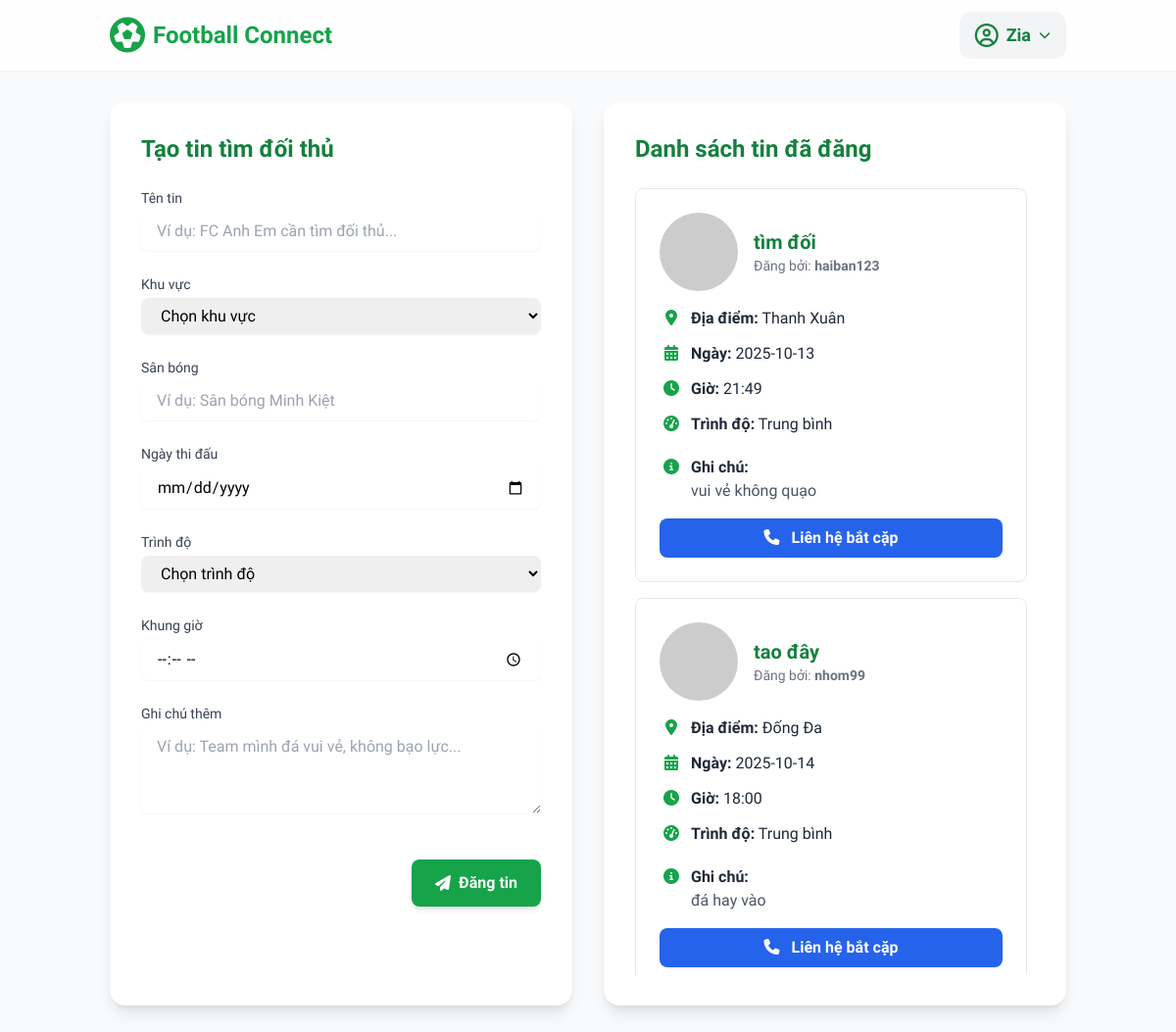
Screenshot of /find_opponent (signed in) with the database file from the repository.
### app.py (models this page shows, shortened)
class User(UserMixin, db.Model):
    id = db.Column(db.Integer, primary_key=True)
    username = db.Column(db.String(100), unique=True, nullable=False)
    password = db.Column(db.String(100), nullable=False)
    email = db.Column(db.String(120), unique=True, nullable=False)
    phone = db.Column(db.String(20))
    posts = db.relationship('Post', backref='author', lazy=True)

class Post(db.Model):
    id = db.Column(db.Integer, primary_key=True)
    title = db.Column(db.String(200), nullable=False)
    location = db.Column(db.String(200), nullable=False)
    match_date = db.Column(db.String(50), nullable=False)
    skill_level = db.Column(db.String(50), nullable=False)
    time_frame = db.Column(db.String(50), nullable=False)
    notes = db.Column(db.Text, nullable=True)
    user_id = db.Column(db.Integer, db.ForeignKey('user.id'), nullable=False)
    username = db.Column(db.String(100), nullable=False)

### app.py (the view, shortened to what this page needs)
@app.route('/find_opponent', methods=['GET', 'POST'])
@login_required
def find_opponent():
    posts = Post.query.order_by(Post.id.desc()).all()
    return render_template('find_opponent.html', posts=posts)

### app.py (called while the page is built)
@login_manager.user_loader
def load_user(user_id):
    return User.query.get(int(user_id))

### templates/find_opponent.html (shortened to what this page needs)
<!DOCTYPE html>
<html lang="vi">
<head>
    <script src="https://cdn.tailwindcss.com"></script>
    <link rel="stylesheet" href="https://cdnjs.cloudflare.com/ajax/libs/font-awesome/6.4.2/css/all.min.css">
</head>
<body class="bg-gray-50">
    <nav class="bg-white/80 backdrop-blur-md shadow-sm sticky top-0 z-50">
        <div class="container mx-auto px-6 py-3 flex justify-between items-center">
            <a href="{{ url_for('home') }}" class="flex items-center font-bold text-2xl text-green-600">
                <i class="fa-solid fa-futbol text-green-600 text-4xl mr-2"></i>
                <span>Football Connect</span>
            </a>
            <div class="flex items-center space-x-3">
                {% if current_user.is_authenticated %}
                <div class="relative">
                    <button id="user-menu-button" class="flex items-center bg-gray-100 rounded-xl px-4 py-2 space-x-2 text-left hover:bg-gray-200 focus:outline-none transition">
                        <i class="fa-regular fa-user-circle text-green-700 text-2xl"></i>
                        <span class="font-bold text-green-700 text-lg">{{ current_user.username }}</span>
                        <i class="fa-solid fa-chevron-down text-green-700 text-xs ml-2"></i>
                    </button>
                </div>
                {% endif %}
            </div>
        </div>
    </nav>
    <main class="container mx-auto px-6 py-8">
        <div class="grid grid-cols-1 lg:grid-cols-2 gap-8">
            <div class="bg-white p-8 rounded-2xl shadow-lg">
                <h1 class="text-2xl font-bold text-green-700 mb-6">Tạo tin tìm đối thủ</h1>
                <form id="post-form" action="{{ url_for('find_opponent') }}" method="POST" class="space-y-6">
                    <div>
                        <label for="title" class="block text-sm font-medium text-gray-700 mb-1">Tên tin</label>
                        <input type="text" id="title" name="title" class="w-full border-gray-300 rounded-lg shadow-sm focus:border-green-500 focus:ring-green-500 px-4 py-2" placeholder="Ví dụ: FC Anh Em cần tìm đối thủ..." required>
                    </div>
                    <div>
                        <label for="location" class="block text-sm font-medium text-gray-700 mb-1">Khu vực</label>
                        <select id="location" name="location" class="w-full border-gray-300 rounded-lg shadow-sm focus:border-green-500 focus:ring-green-500 px-4 py-2" required>
                            <option value="" disabled selected>Chọn khu vực</option>
                        </select>
                    </div>
                    <div>
                        <label for="pitch" class="block text-sm font-medium text-gray-700 mb-1">Sân bóng</label>
                        <input type="text" id="pitch" name="pitch" class="w-full border-gray-300 rounded-lg shadow-sm focus:border-green-500 focus:ring-green-500 px-4 py-2" placeholder="Ví dụ: Sân bóng Minh Kiệt" required>
                    </div>
                    <div>
                        <label for="match_date" class="block text-sm font-medium text-gray-700 mb-1">Ngày thi đấu</label>
                        <input type="date" id="match_date" name="match_date" class="w-full border-gray-300 rounded-lg shadow-sm focus:border-green-500 focus:ring-green-500 px-4 py-2" required>
                    </div>
                    <div>
                        <label for="skill_level" class="block text-sm font-medium text-gray-700 mb-1">Trình độ</label>
                        <select id="skill_level" name="skill_level" class="w-full border-gray-300 rounded-lg shadow-sm focus:border-green-500 focus:ring-green-500 px-4 py-2" required>
                            <option value="" disabled selected>Chọn trình độ</option>
                        </select>
                    </div>
                    <div>
                        <label for="time_frame" class="block text-sm font-medium text-gray-700 mb-1">Khung giờ</label>
                        <input type="time" id="time_frame" name="time_frame" class="w-full border-gray-300 rounded-lg shadow-sm focus:border-green-500 focus:ring-green-500 px-4 py-2" required>
                    </div>
                    <div>
                        <label for="notes" class="block text-sm font-medium text-gray-700 mb-1">Ghi chú thêm</label>
                        <textarea id="notes" name="notes" rows="3" class="w-full border-gray-300 rounded-lg shadow-sm focus:border-green-500 focus:ring-green-500 px-4 py-2" placeholder="Ví dụ: Team mình đá vui vẻ, không bạo lực..."></textarea>
                    </div>
                    <div class="flex justify-end items-center pt-4">
                        <button type="submit" class="bg-green-600 hover:bg-green-700 text-white font-bold py-3 px-6 rounded-lg shadow-md transition duration-300 ease-in-out flex items-center space-x-2">
                            <i class="fa-solid fa-paper-plane"></i>
                            <span>Đăng tin</span>
                        </button>
                    </div>
                </form>
            </div>
            <div id="posts-container" class="bg-white p-8 rounded-2xl shadow-lg">
                <h2 class="text-2xl font-bold text-green-700 mb-6">Danh sách tin đã đăng</h2>
                <div id="posts-list" class="space-y-4 max-h-[75vh] overflow-y-auto pr-2">
                    {% if posts %}
                        {% for post in posts %}
                        <div class="border border-gray-200 rounded-lg p-6 space-y-4">
                            <div class="flex items-center space-x-4 mb-4">
                                <img src="https://ui-avatars.com/api/?name={{ post.username[0] }}&background=random&color=fff&rounded=true&size=56" alt="Team Logo" class="rounded-full">
                                <div>
                                    <h3 class="text-xl font-bold text-green-700">{{ post.title }}</h3>
                                    <p class="text-sm text-gray-500">Đăng bởi: <strong>{{ post.username }}</strong></p>
                                </div>
                            </div>
                            <div class="space-y-3 text-gray-800">
                                <p><i class="fa-solid fa-location-dot w-6 text-center mr-2 text-green-600"></i><strong>Địa điểm:</strong> {{ post.location }}</p>
                                <p><i class="fa-solid fa-calendar-days w-6 text-center mr-2 text-green-600"></i><strong>Ngày:</strong> {{ post.match_date }}</p>
                                <p><i class="fa-solid fa-clock w-6 text-center mr-2 text-green-600"></i><strong>Giờ:</strong> {{ post.time_frame }}</p>
                                <p><i class="fa-solid fa-gauge-high w-6 text-center mr-2 text-green-600"></i><strong>Trình độ:</strong> {{ post.skill_level }}</p>
                                {% if post.notes %}
                                <div class="pt-2">
                                    <i class="fa-solid fa-circle-info w-6 text-center mr-2 text-green-600"></i><strong>Ghi chú:</strong>
                                    <p class="pl-8 text-gray-600">{{ post.notes }}</p>
                                </div>
                                {% endif %}
                            </div>
                            <div class="mt-6 text-center">
                                 <button class="bg-blue-600 text-white font-bold py-2 px-6 rounded-lg hover:bg-blue-700 transition w-full">
                                    <i class="fa-solid fa-phone mr-2"></i> Liên hệ bắt cặp
                                </button>
                            </div>
                        </div>
                        {% endfor %}
                    {% else %}
                    <div id="no-posts-placeholder" class="text-center text-gray-500 py-10">
                        <p>Chưa có tin nào được đăng.</p>
                        <p class="text-sm mt-1">Hãy điền thông tin và nhấn "Đăng tin".</p>
                    </div>
                    {% endif %}
                </div>
            </div>
        </div>
    </main>
</body>
</html>

### templates/find_opponent.html (style rules this page uses)
body { font-family: 'Be Vietnam Pro', sans-serif; }

### rows the page displays
User: username "Zia"
Post: title "tìm đối", username "haiban123", location "Thanh Xuân", match_date "2025-10-13", time_frame "21:49", skill_level "Trung bình", notes "vui vẻ không quạo"
Post: title "tao đây", username "nhom99", location "Đống Đa", match_date "2025-10-14", time_frame "18:00", skill_level "Trung bình", notes "đá hay vào"
